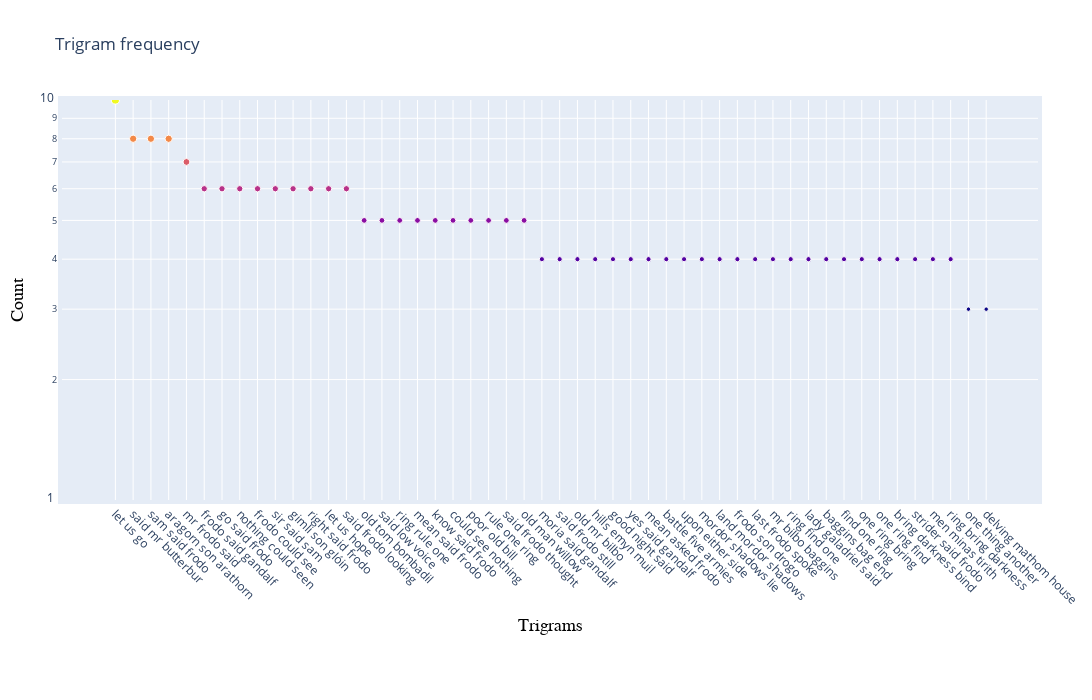

Notebook source saved alongside this figure:
### Code cell
fig.update_yaxes(type="log")

### Figure 1 — Plotly figure (JSON) as saved in the notebook; plotly's stock layout.template omitted (floating-point values rounded to 4 significant figures)
{"data": [{"hovertemplate": "Trigram: %{x}<br>Count: %{y}<extra></extra>", "marker": {"color": [10, 8, 8, 8, 7, 6, 6, 6, 6, 6, 6, 6, 6, 6, 5, 5, 5, 5, 5, 5, 5, 5, 5, 5, 4, 4, 4, 4, 4, 4, 4, 4, 4, 4, 4, 4, 4, 4, 4, 4, 4, 4, 4, 4, 4, 4, 4, 4, 3, 3], "opacity": 1, "size": [10, 8, 8, 8, 7, 6, 6, 6, 6, 6, 6, 6, 6, 6, 5, 5, 5, 5, 5, 5, 5, 5, 5, 5, 4, 4, 4, 4, 4, 4, 4, 4, 4, 4, 4, 4, 4, 4, 4, 4, 4, 4, 4, 4, 4, 4, 4, 4, 3, 3], "sizemode": "area", "sizeref": 0.3}, "mode": "markers", "type": "scatter", "x": ["let us go", "said mr butterbur", "sam said frodo", "aragorn son arathorn", "mr frodo said", "frodo said gandalf", "go said frodo", "nothing could seen", "frodo could see", "sir said sam", "gimli son glóin", "right said frodo", "let us hope", "said frodo looking", "old tom bombadil", "said low voice", "ring rule one", "mean said frodo", "know said frodo", "could see nothing", "poor old bill", "rule one ring", "said frodo thought", "old man willow", "moria said gandalf", "said frodo still", "old mr bilbo", "hills emyn muil", "good night said", "yes said gandalf", "mean asked frodo", "battle five armies", "upon either side", "mordor shadows lie", "land mordor shadows", "frodo son drogo", "last frodo spoke", "mr bilbo baggins", "ring find one", "lady galadriel said", "baggins bag end", "find one ring", "one ring bring", "one ring find", "bring darkness bind", "strider said frodo", "men minas tirith", "ring bring darkness", "one thing another", "delving mathom house"], "y": [10, 8, 8, 8, 7, 6, 6, 6, 6, 6, 6, 6, 6, 6, 5, 5, 5, 5, 5, 5, 5, 5, 5, 5, 4, 4, 4, 4, 4, 4, 4, 4, 4, 4, 4, 4, 4, 4, 4, 4, 4, 4, 4, 4, 4, 4, 4, 4, 3, 3]}], "layout": {"autosize": false, "height": 700, "margin": {"b": 200, "l": 50, "pad": 4, "r": 50, "t": 100}, "title": {"text": "Trigram frequency"}, "width": 1200, "xaxis": {"automargin": true, "autorange": true, "range": [-2.976, 51.9], "tickangle": 45, "title": {"font": {"color": "black", "family": "Arial, bold", "size": 18}, "text": "Trigrams"}, "type": "category"}, "yaxis": {"automargin": true, "range": [0, 1], "title": {"font": {"color": "black", "family": "Arial, sans-serif", "size": 18}, "text": "Count"}, "type": "log"}}}
